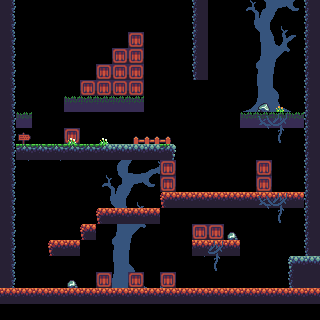

This game map was drawn from its Tiled (.tmx) file and the tilesets committed beside it. A one-line description and the full map source follow:
An orthogonal 20x20 tile map with 16x16 px tiles, 4 tile layers (back, pushing, middle, front) and 3 objects (Map 2, Player1, Snake).

<map version="1.0" orientation="orthogonal" renderorder="right-down" width="20" height="20" tilewidth="16" tileheight="16" nextobjectid="5">
 <tileset firstgid="1" name="level" tilewidth="16" tileheight="16" tilecount="136" columns="17">
  <image source="../tilesets/level.png" width="272" height="128" />
 </tileset>
 <layer name="back" width="20" height="20">
  <data encoding="csv">
0,0,0,0,0,0,0,0,0,0,0,0,0,0,0,20,21,22,23,24,
0,0,0,0,0,0,0,0,0,0,0,0,0,0,0,37,38,39,40,41,
0,0,0,0,0,0,0,0,0,0,0,0,0,0,0,54,55,56,57,58,
0,0,0,0,0,0,0,0,0,0,0,0,0,0,0,71,72,73,74,75,
0,0,0,0,0,0,0,0,0,0,0,0,0,0,0,88,89,90,91,92,
0,0,0,0,0,0,0,0,0,0,0,0,0,0,0,105,106,107,108,109,
0,0,0,0,0,0,0,0,0,0,0,0,0,0,0,122,123,124,125,126,
0,0,0,0,0,0,0,0,0,0,0,0,0,0,0,0,0,0,0,0,
0,0,0,0,0,0,0,0,49,50,51,0,0,0,0,0,0,0,0,0,
0,0,0,0,0,0,0,0,0,0,0,0,0,0,0,0,0,0,0,0,
0,0,0,0,0,0,3,4,5,6,7,0,0,0,0,0,0,0,0,0,
0,0,0,0,0,0,20,21,22,23,24,0,0,0,0,0,0,0,0,0,
0,0,0,0,0,0,37,38,39,40,41,0,0,0,0,0,0,0,0,0,
0,0,0,0,0,0,54,55,56,57,58,0,0,0,0,0,0,0,0,0,
0,0,0,0,0,0,71,72,73,74,75,0,0,0,0,0,0,0,0,0,
0,0,0,0,0,0,88,89,90,91,92,0,0,0,0,0,0,0,0,0,
0,0,0,0,0,0,105,106,107,108,109,0,0,0,0,0,0,0,0,0,
0,0,0,0,0,0,122,123,124,125,126,0,0,0,0,0,0,0,0,0,
0,0,0,0,0,0,0,0,0,0,0,0,0,0,0,0,0,0,0,0,
0,0,0,0,0,0,0,0,0,0,0,0,0,0,0,0,0,0,0,0
</data>
 </layer>
 <layer name="pushing" width="20" height="20">
  <data encoding="csv">
0,0,0,0,0,0,0,0,0,0,0,0,0,0,0,0,0,0,0,0,
0,0,0,0,0,0,0,0,0,0,0,0,0,0,0,0,0,0,0,0,
0,0,0,0,0,0,0,0,77,0,0,0,0,0,0,0,0,0,0,0,
0,0,0,0,0,0,0,77,77,0,0,0,0,0,0,0,0,0,0,0,
0,0,0,0,0,0,77,77,77,0,0,0,0,0,0,0,0,0,0,0,
0,0,0,0,0,77,77,77,77,0,0,0,0,0,0,0,0,0,0,0,
0,0,0,0,0,0,0,0,0,0,0,0,0,0,0,0,0,0,0,0,
0,0,0,0,0,0,0,0,0,0,0,0,0,0,0,0,0,0,0,0,
0,0,0,0,77,0,0,0,0,0,0,0,0,0,0,0,0,0,0,0,
0,0,0,0,0,0,0,0,0,0,0,0,0,0,0,0,0,0,0,0,
0,0,0,0,0,0,0,0,0,0,77,0,0,0,0,0,77,0,0,0,
0,0,0,0,0,0,0,0,0,0,77,0,0,0,0,0,77,0,0,0,
0,0,0,0,0,0,0,0,0,0,0,0,0,0,0,0,0,0,0,0,
0,0,0,0,0,0,0,0,0,0,0,0,0,0,0,0,0,0,0,0,
0,0,0,0,0,0,0,0,0,0,0,0,77,77,0,0,0,0,0,0,
0,0,0,0,0,0,0,0,0,0,0,0,0,0,0,0,0,0,0,0,
0,0,0,0,0,0,0,0,0,0,0,0,0,0,0,0,0,0,0,0,
0,0,0,0,0,0,77,0,77,0,77,0,0,0,0,0,0,0,0,0,
0,0,0,0,0,0,0,0,0,0,0,0,0,0,0,0,0,0,0,0,
0,0,0,0,0,0,0,0,0,0,0,0,0,0,0,0,0,0,0,0
</data>
 </layer>
 <layer name="middle" width="20" height="20">
  <data encoding="csv">
64,0,0,0,0,0,0,0,0,0,0,0,62,0,0,0,0,0,0,62,
64,0,0,0,0,0,0,0,0,0,0,0,62,0,0,0,0,0,0,62,
64,0,0,0,0,0,0,0,0,0,0,0,62,0,0,0,0,0,0,62,
64,0,0,0,0,0,0,0,0,0,0,0,62,0,0,0,0,0,0,62,
64,0,0,0,0,0,0,0,0,0,0,0,62,0,0,0,0,0,0,62,
64,0,0,0,0,0,0,0,0,0,0,0,0,0,0,0,0,0,0,62,
64,0,0,0,81,81,81,81,81,0,0,0,0,0,0,0,0,0,0,62,
64,81,0,0,0,0,0,0,0,0,0,0,0,0,0,81,81,81,81,62,
64,0,0,0,0,0,0,0,0,0,0,0,0,0,0,0,0,0,0,62,
64,43,43,43,43,43,44,46,46,46,61,0,0,0,0,0,0,0,0,62,
64,0,0,0,0,0,0,0,0,0,0,0,0,0,0,0,0,0,0,62,
64,0,0,0,0,0,0,0,0,0,0,0,0,0,0,0,0,0,0,62,
64,0,0,0,0,0,0,0,0,0,11,12,12,12,12,12,12,12,12,62,
64,0,0,0,0,0,11,12,12,12,0,0,0,0,0,0,0,0,0,62,
64,0,0,0,0,11,0,0,0,0,0,0,0,0,0,0,0,0,0,62,
64,0,0,11,12,0,0,0,0,0,0,0,12,12,12,0,0,0,0,62,
64,0,0,0,0,0,0,0,0,0,0,0,0,0,0,0,0,0,45,46,
64,0,0,0,0,0,0,0,0,0,0,0,0,0,0,0,0,0,62,29,
12,12,12,12,12,12,12,12,12,12,12,12,12,12,12,12,12,12,12,12,
0,0,0,0,0,0,0,0,0,0,0,0,0,0,0,0,0,0,0,0
</data>
 </layer>
 <layer name="front" width="20" height="20">
  <data encoding="csv">
0,0,0,0,0,0,0,0,0,0,0,0,0,0,0,0,0,0,0,0,
0,0,0,0,0,0,0,0,0,0,0,0,0,0,0,0,0,0,0,0,
0,0,0,0,0,0,0,0,0,0,0,0,0,0,0,0,0,0,0,0,
0,0,0,0,0,0,0,0,0,0,0,0,0,0,0,0,0,0,0,0,
0,0,0,0,0,0,0,0,0,0,0,0,0,0,0,0,0,0,0,0,
0,0,0,0,0,0,0,0,0,0,0,0,0,0,0,0,0,0,0,0,
0,0,0,0,0,0,0,0,0,0,0,0,0,0,0,0,119,117,0,0,
0,0,0,0,0,0,0,0,0,0,0,0,0,0,0,0,1,2,0,0,
0,32,0,0,100,0,100,0,0,0,0,0,0,0,0,0,18,19,0,0,
0,0,0,0,0,0,0,0,0,0,0,0,0,0,0,0,0,0,0,0,
0,18,0,18,0,0,0,18,0,0,0,0,0,0,0,0,0,0,0,0,
0,0,0,0,0,0,0,0,0,0,0,24,0,0,0,0,0,0,0,0,
0,0,0,0,0,0,0,0,0,0,0,41,0,0,0,0,1,2,0,0,
0,0,0,0,0,0,0,0,0,0,0,58,0,0,0,0,18,19,0,0,
0,0,0,0,0,0,0,0,0,0,0,75,0,0,102,0,0,0,0,0,
0,0,0,0,0,0,0,88,0,0,0,92,0,2,0,0,0,0,0,0,
0,0,0,0,0,0,0,0,0,0,108,109,18,19,0,0,0,0,0,0,
0,0,0,0,102,0,0,0,0,0,125,126,0,0,0,0,0,0,0,0,
0,0,0,0,0,0,0,0,0,0,0,0,0,0,0,0,0,0,0,0,
0,0,0,0,0,0,0,0,0,0,0,0,0,0,0,0,0,0,0,0
</data>
 </layer>
 <objectgroup color="#0000ff" name="doors">
  <object id="1" name="Map 2" x="265.5" y="80" width="32" height="32" />
 </objectgroup>
 <objectgroup color="#00ff00" name="spawn points">
  <object id="3" name="Player1" x="242.25" y="257.5" width="15.5" height="15.5">
   <ellipse />
  </object>
 </objectgroup>
 <objectgroup color="#ff0000" name="enemies">
  <object id="4" name="Snake" x="175.25" y="177.25" width="118" height="11" />
 </objectgroup>
</map>
